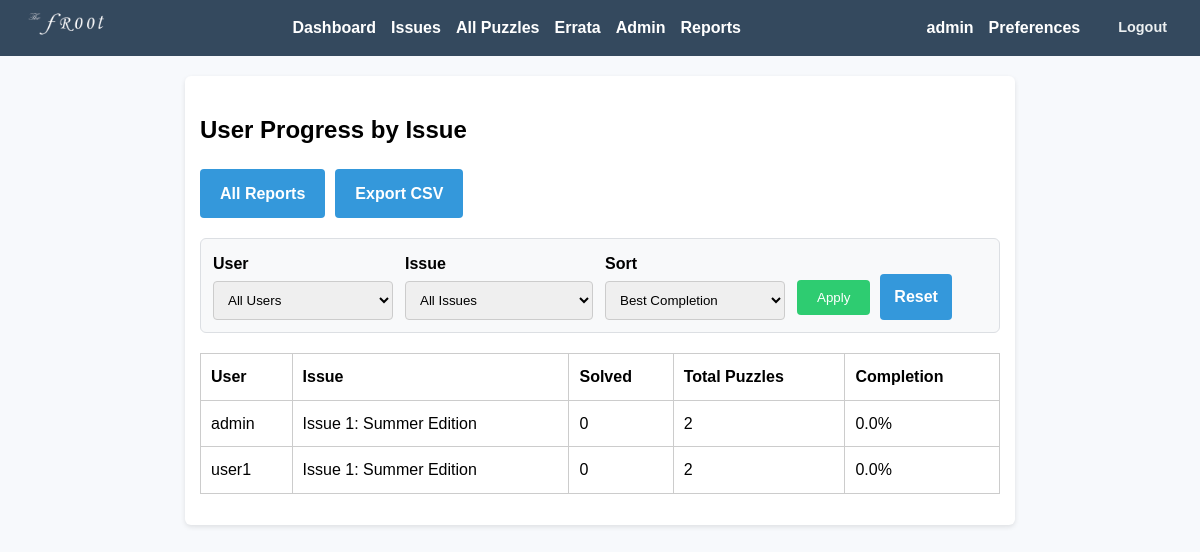
Before: /admin/reports/issue-progress (signed in) with the older database file.
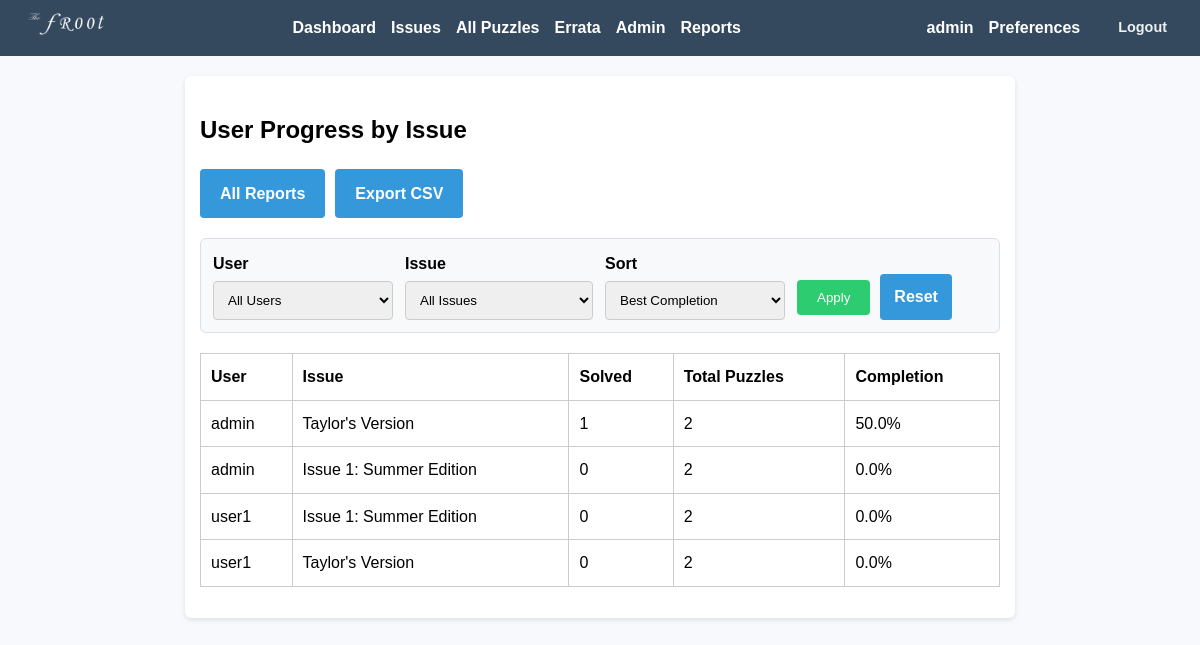
After: the same page with the newer database file.
### app/models.py (models this page shows, shortened)
class User(UserMixin, db.Model):
    id = db.Column(db.Integer, primary_key=True)
    username = db.Column(db.String(150), unique=True, nullable=False)
    email = db.Column(db.String(150), unique=True, nullable=False)
    display_name = db.Column(db.String(150), nullable=True)
    password_hash = db.Column(db.String(200), nullable=False)
    is_admin = db.Column(db.Boolean, default=False)
    email_notifications = db.Column(db.Boolean, default=True)
    notify_new_issues = db.Column(db.Boolean, default=True)
    notify_new_hints = db.Column(db.Boolean, default=True)
    submissions = db.relationship('Submission', backref='user', lazy=True)

class Issue(db.Model):
    id = db.Column(db.Integer, primary_key=True)
    title = db.Column(db.String(200), nullable=False)
    description = db.Column(db.Text, nullable=True)
    pdf_filename = db.Column(db.String(200), nullable=True)
    answer_pdf_filename = db.Column(db.String(200), nullable=True)
    available_date = db.Column(db.DateTime(timezone=True), nullable=False, default=lambda: datetime.now(timezone.utc))
    puzzles = db.relationship('Puzzle', backref='issue', lazy=True)

### app/routes.py (the view)
@admin_bp.route('/reports/issue-progress')
@login_required
@admin_required
def report_issue_progress():
    selected_user_id = _parse_optional_int(request.args.get('user_id'))
    selected_issue_id = _parse_optional_int(request.args.get('issue_id'))
    selected_sort = request.args.get('sort', 'best_completion')
    users = User.query.order_by(User.username.asc()).all()
    issues = Issue.query.order_by(Issue.title.asc()).all()
    progress_rows = get_user_issue_progress_rows(
        user_id=selected_user_id,
        issue_id=selected_issue_id,
        sort=selected_sort,
    )
    return render_template(
        'admin_report_issue_progress.html',
        progress_rows=progress_rows,
        users=users,
        issues=issues,
        selected_user_id=selected_user_id,
        selected_issue_id=selected_issue_id,
        selected_sort=selected_sort,
    )

### app/admin_utils.py (called while the page is built)
def admin_required(f):
    @wraps(f)
    def decorated_function(*args, **kwargs):
        if not current_user.is_authenticated or not current_user.is_admin:
            abort(403)
        return f(*args, **kwargs)
    return decorated_function

### app/reporting.py (called while the page is built)
def _safe_percentage(numerator, denominator):
    if denominator <= 0:
        return 0.0
    return (numerator / denominator) * 100

### app/routes.py (called while the page is built)
def _parse_optional_int(value):
    if value in (None, "", "0"):
        return None
    try:
        return int(value)
    except (TypeError, ValueError):
        return None

### app/templates/admin_report_issue_progress.html (shortened to what this page needs)
{% extends "base.html" %}
{% block content %}
<h2>User Progress by Issue</h2>
<div class="admin-header">
    <a href="{{ url_for('admin.reports_index') }}" class="action-btn">All Reports</a>
    <a href="{{ url_for('admin.report_issue_progress_export', user_id=selected_user_id, issue_id=selected_issue_id, sort=selected_sort) }}" class="action-btn">Export CSV</a>
</div>
<form method="get" class="report-filters">
    <div class="filter-group">
        <label for="user_id">User</label>
        <select id="user_id" name="user_id">
            <option value="">All Users</option>
        </select>
    </div>
    <div class="filter-group">
        <label for="issue_id">Issue</label>
        <select id="issue_id" name="issue_id">
            <option value="">All Issues</option>
        </select>
    </div>
    <div class="filter-group">
        <label for="sort">Sort</label>
        <select id="sort" name="sort">
            <option value="best_completion" {% if selected_sort == 'best_completion' %}selected{% endif %}>Best Completion</option>
        </select>
    </div>
    <div class="filter-actions">
        <button type="submit">Apply</button>
        <a href="{{ url_for('admin.report_issue_progress') }}" class="action-btn">Reset</a>
    </div>
</form>
<table>
    <tr>
        <th>User</th>
        <th>Issue</th>
        <th>Solved</th>
        <th>Total Puzzles</th>
        <th>Completion</th>
    </tr>
    {% for row in progress_rows %}
    <tr>
        <td>{{ row.username }}</td>
        <td>{{ row.issue_title }}</td>
        <td>{{ row.solved_count }}</td>
        <td>{{ row.total_puzzles }}</td>
        <td>{{ "%.1f"|format(row.completion_rate) }}%</td>
    </tr>
    {% endfor %}
</table>
{% endblock %}

### app/templates/base.html (shortened to what this page needs)
<!DOCTYPE html>
<html>
<head>
    <link rel="stylesheet" href="{{ url_for('static', filename='style.css') }}">
</head>
<body>
  <nav>
    <div class="nav-content">
      <div class="nav-logo">
        <img src="{{ url_for('static', filename='img/logo.png') }}" alt="Logo">
      </div>
      <div class="nav-links">
        {% if current_user.is_authenticated %}
            <a href="{{ url_for('puzzle.user_dashboard') }}">Dashboard</a>
            <a href="{{ url_for('puzzle.list_issues') }}">Issues</a>
            <a href="{{ url_for('puzzle.list_puzzles') }}">All Puzzles</a>
            <a href="{{ url_for('puzzle.errata_list') }}">Errata</a>
            {% if current_user.is_admin %}
                <a href="{{ url_for('admin.dashboard') }}">Admin</a>
                <a href="{{ url_for('admin.reports_index') }}">Reports</a>
            {% endif %}
        {% else %}
            <a href="{{ url_for('main.index') }}">Home</a>
            <a href="{{ url_for('puzzle.errata_list') }}">Errata</a>
            <a href="{{ url_for('auth.login') }}">Login</a>
            <a href="{{ url_for('auth.register') }}">Register</a>
        {% endif %}
      </div>
      {% if current_user.is_authenticated %}
        <div class="user-profile">
          <div class="user-info">
            <span class="user-name">{{ current_user.username }}</span>
            <a href="{{ url_for('auth.preferences') }}" class="preferences-link">Preferences</a>
            <a href="{{ url_for('auth.logout') }}" class="logout-link">Logout</a>
          </div>
        </div>
      {% endif %}
    </div>
</nav>
  <div class="container">
        {% block content %}{% endblock %}
    </div>
</body>
</html>

Changed rows visible on the page:
added Issue: issue_title "Taylor's Version" "Taylor's Version"
Other visible differences:
new list line: "admin"
new list line: "1 2 50.0 %"
new list line: "user1"
new list line: "0 2 0.0 %"
